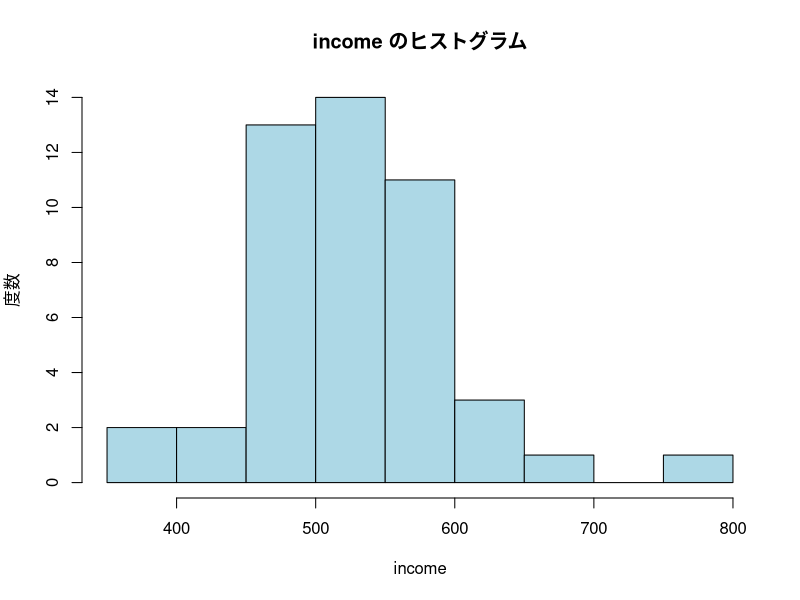

Write R code to recreate this figure. (Note: this script raises an error after producing the figure.)
# 課題② ヒストグラムの作成
# データの読み込み
data <- read.csv("cv.csv", header = TRUE)

# ken, area2, area3以外の変数を選択
numeric_vars <- data[, !names(data) %in% c("ken", "area2", "area3")]

# openxlsxパッケージを読み込み
if (!require(openxlsx)) install.packages("openxlsx")
library(openxlsx)

# 既存のワークブックを読み込み（なければ新規作成）
if (file.exists("kadai_results.xlsx")) {
  wb <- loadWorkbook("kadai_results.xlsx")
} else {
  wb <- createWorkbook()
}

# 課題②のシートを追加
addWorksheet(wb, "課題2_ヒストグラム")

# ヒストグラムを作成して画像として保存
row_position <- 1

for (col in names(numeric_vars)) {
  # ヒストグラムのファイル名
  filename <- paste0("histogram_", col, ".png")

  # ヒストグラムを作成して保存
  png(filename, width = 600, height = 400)
  hist(numeric_vars[[col]],
    main = paste(col, "のヒストグラム"),
    xlab = col,
    ylab = "度数",
    col = "lightblue",
    border = "black"
  )
  dev.off()

  # Excelシートに画像を挿入
  insertImage(wb, "課題2_ヒストグラム",
    file = filename,
    startRow = row_position,
    startCol = 1,
    width = 6,
    height = 4
  )

  # 変数名をラベルとして追加
  writeData(wb, "課題2_ヒストグラム",
    x = col,
    startRow = row_position,
    startCol = 8
  )

  row_position <- row_position + 21 # 次の画像の位置
}

# ワークブックを保存
saveWorkbook(wb, "kadai_results.xlsx", overwrite = TRUE)

cat("\n課題②のヒストグラムをkadai_results.xlsxに保存しました。\n")
